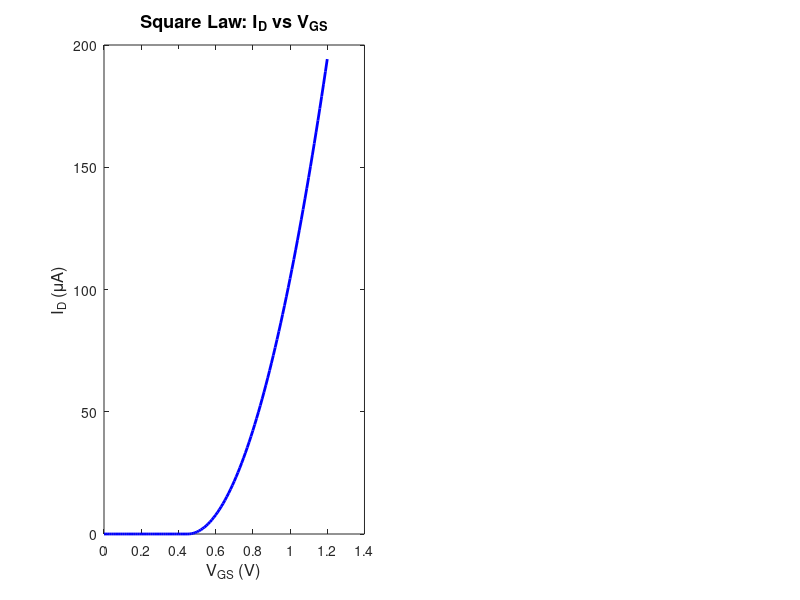

Write the MATLAB code that produced this figure. (Note: this script raises an error after producing the figure.)
%% ========================================================================
%  MOSFET SIMULATION: Square Law vs BSIM Model Under Short-Channel Effects
%  Author  : Srilakshmi Badri Seshadri (230907134)
%  Project : Breakdown of Square Law MOS Model vs BSIM Model


clear; clc; close all;


%  GLOBAL DEVICE PARAMETERS (BSIM-inspired, 65 nm process node)

q       = 1.602e-19;        % Elementary charge [C]
eps0    = 8.854e-12;        % Permittivity of free space [F/m]
eps_si  = 11.7 * eps0;      % Silicon permittivity [F/m]
eps_ox  = 3.9  * eps0;      % SiO2 permittivity [F/m]
k_B     = 1.381e-23;        % Boltzmann constant [J/K]
T       = 300;              % Temperature [K]
Vt_th   = k_B * T / q;     % Thermal voltage ~0.02585 V

% Oxide & threshold
tox     = 2e-9;             % Gate oxide thickness [m] (2 nm, 65-nm node)
Cox     = eps_ox / tox;     % Oxide capacitance per unit area [F/m^2]
Vth0    = 0.45;             % Long-channel threshold voltage [V]
W       = 1e-6;             % Width [m]

% Mobility
mu_n0   = 0.04;             % Low-field electron mobility [m^2/V·s] (400 cm^2/Vs)
theta   = 1.2;              % Mobility degradation coefficient [1/V]

% Velocity saturation
vsat    = 1e5;              % Saturation velocity [m/s]  (1e7 cm/s)
Ecrit   = vsat / mu_n0;    % Critical electric field [V/m]

% BSIM short-channel parameters
Xj      = 20e-9;            % Junction depth [m]
lambda0 = 0.05;             % Output conductance parameter (long-channel)

% Subthreshold parameters
n_id    = 1.3;              % Ideality factor (long channel)
n_id_sc = 1.8;              % Ideality (short channel, DIBL degrades SS)

% DIBL parameters
DIBL_coeff = 0.35;          % Empirical DIBL coefficient [V/V]
L_ref      = 100e-9;        % Reference length for DIBL scaling [m]

% Channel lengths to simulate
L_vals  = [1000 500 250 100 65 45] * 1e-9;   % [m]
L_nm    = L_vals * 1e9;                        % [nm] for labels
colors  = lines(length(L_vals));

% Voltage sweeps
Vgs_range   = 0 : 0.01 : 1.2;   % [V]
Vds_lin     = 0 : 0.01 : 1.2;   % [V]
Vds_low     = 0.05;              % Low Vds for DIBL extraction
Vds_high    = 1.0;               % High Vds for DIBL extraction



%  5.1 — LONG-CHANNEL SQUARE LAW: Id-Vgs and Id-Vds

fprintf('==> Plotting Section 5.1: Square Law MOSFET\n');

L_long  = 1000e-9;   % 1 µm long channel
mu_n    = mu_n0;     % no mobility degradation for ideal model

figure('Name','5.1 Square Law - Id-Vgs','NumberTitle','off',...
       'Position',[50 50 700 500]);

% Id-Vgs (Vds = 1.0 V, saturation)
Vds_fixed = 1.0;
Id_sq = zeros(size(Vgs_range));
for i = 1:length(Vgs_range)
    Vgs = Vgs_range(i);
    Vov = Vgs - Vth0;
    if Vov <= 0
        Id_sq(i) = 0;
    elseif Vds_fixed >= Vov   % saturation
        Id_sq(i) = 0.5 * mu_n * Cox * (W/L_long) * Vov^2;
    else                       % linear
        Id_sq(i) = mu_n * Cox * (W/L_long) * ((Vov)*Vds_fixed - 0.5*Vds_fixed^2);
    end
end

subplot(1,2,1);
plot(Vgs_range, Id_sq*1e6, 'b-', 'LineWidth', 2);
xlabel('V_{GS} (V)','FontSize',12);
ylabel('I_D (\muA)','FontSize',12);
title('Square Law: I_D vs V_{GS}','FontSize',13,'FontWeight','bold');
subtitle(sprintf('L = %d nm, V_{DS} = %.1f V', L_long*1e9, Vds_fixed));
grid on; box on;
xline(Vth0,'r--','V_{th}','LabelVerticalAlignment','bottom','FontSize',10);
legend('I_D (Square Law)','Location','northwest');

% Id-Vds family (square law)
subplot(1,2,2);
Vgs_family = [0.4 0.6 0.8 1.0 1.2];
hold on;
for v = 1:length(Vgs_family)
    Vgs   = Vgs_family(v);
    Vov   = Vgs - Vth0;
    Id_vds = zeros(size(Vds_lin));
    for i = 1:length(Vds_lin)
        Vds = Vds_lin(i);
        if Vov <= 0
            Id_vds(i) = 0;
        elseif Vds < Vov
            Id_vds(i) = mu_n*Cox*(W/L_long)*((Vov)*Vds - 0.5*Vds^2);
        else
            Id_vds(i) = 0.5*mu_n*Cox*(W/L_long)*Vov^2*(1+lambda0*(Vds-Vov));
        end
    end
    plot(Vds_lin, Id_vds*1e6, 'LineWidth', 2, 'DisplayName', ...
         sprintf('V_{GS} = %.1f V', Vgs));
end
xlabel('V_{DS} (V)','FontSize',12);
ylabel('I_D (\muA)','FontSize',12);
title('Square Law: I_D vs V_{DS}','FontSize',13,'FontWeight','bold');
subtitle(sprintf('L = %d nm', L_long*1e9));
legend('Location','southeast','FontSize',9);
grid on; box on;

sgtitle('Section 5.1: Long-Channel Square-Law MOSFET','FontSize',14,...
        'FontWeight','bold');

%  5.3 — Id-Vgs CHARACTERISTICS (Multiple channel lengths, BSIM-style)

fprintf('==> Plotting Section 5.3: Id-Vgs Multi-Length\n');

figure('Name','5.3 Id-Vgs Multi-Length','NumberTitle','off',...
       'Position',[50 600 800 500]);
hold on;

Id_linear_all = zeros(length(L_vals), length(Vgs_range));  % store for later

for k = 1:length(L_vals)
    L      = L_vals(k);
    Vth_k  = Vth_bsim(Vth0, L, Xj, Vds_low, DIBL_coeff, L_ref);
    Id_arr = zeros(size(Vgs_range));
    for i = 1:length(Vgs_range)
        Id_arr(i) = Id_bsim(Vgs_range(i), Vds_high, Vth_k, L, W, ...
                            mu_n0, Cox, theta, vsat, lambda0);
    end
    Id_linear_all(k,:) = Id_arr;
    plot(Vgs_range, Id_arr*1e6, 'Color', colors(k,:), 'LineWidth', 2, ...
         'DisplayName', sprintf('L = %d nm', round(L_nm(k))));
end

% Overlay square law for comparison
plot(Vgs_range, Id_sq*1e6, 'k--', 'LineWidth', 1.5, ...
     'DisplayName', 'Square Law (L=1µm)');

xlabel('V_{GS} (V)','FontSize',12);
ylabel('I_D (\muA)','FontSize',12);
title('Section 5.3: I_D–V_{GS} Characteristics vs Channel Length','FontSize',13,...
      'FontWeight','bold');
subtitle(sprintf('V_{DS} = %.1f V, W = 1 µm', Vds_high));
legend('Location','northwest','FontSize',9);
grid on; box on;
xlim([0 1.2]); ylim([0 inf]);


%  5.4 — LOG(Id)-Vgs PLOT & SUBTHRESHOLD SLOPE EXTRACTION

fprintf('==> Plotting Section 5.4: Log(Id)-Vgs & Subthreshold Slope\n');

figure('Name','5.4 Log(Id)-Vgs','NumberTitle','off',...
       'Position',[850 50 800 500]);

% Build subthreshold + above-threshold current (BSIM-like with subVT)
Vgs_fine = -0.1 : 0.005 : 1.2;
hold on;

SS_vals = zeros(1, length(L_vals));   % Subthreshold slope per length

for k = 1:length(L_vals)
    L     = L_vals(k);
    % DIBL shifts Vth at Vds_high
    Vth_k = Vth_bsim(Vth0, L, Xj, Vds_high, DIBL_coeff, L_ref);
    % Effective ideality factor degrades with short channel
    n_eff = n_id + (n_id_sc - n_id) * (1 - min(L/L_vals(1),1));
    SS_vals(k) = n_eff * Vt_th * log(10) * 1000;  % mV/dec

    Id_log = zeros(size(Vgs_fine));
    for i = 1:length(Vgs_fine)
        Vgs = Vgs_fine(i);
        % Subthreshold component
        Id_sub = (W/L) * mu_n0 * Cox * (n_eff-1) * Vt_th^2 * ...
                  exp((Vgs - Vth_k)/(n_eff * Vt_th)) * ...
                  (1 - exp(-Vds_high / Vt_th));
        % Above-threshold component
        Id_above = Id_bsim(Vgs, Vds_high, Vth_k, L, W, ...
                           mu_n0, Cox, theta, vsat, lambda0);
        Id_log(i) = Id_sub + Id_above;
    end
    Id_log = max(Id_log, 1e-18);  % floor for log
    semilogy(Vgs_fine, Id_log, 'Color', colors(k,:), 'LineWidth', 2, ...
             'DisplayName', sprintf('L=%d nm, SS≈%.0f mV/dec', ...
             round(L_nm(k)), SS_vals(k)));
end

xlabel('V_{GS} (V)','FontSize',12);
ylabel('I_D (A)','FontSize',12);
title('Section 5.4: log(I_D)–V_{GS}: Subthreshold Region','FontSize',13,...
      'FontWeight','bold');
subtitle(sprintf('V_{DS} = %.1f V — SS degrades with L scaling', Vds_high));
legend('Location','southeast','FontSize',9);
grid on; box on;
ylim([1e-16 1e-3]);

% ---- Subthreshold Slope bar chart ----
figure('Name','5.4 Subthreshold Slope vs L','NumberTitle','off',...
       'Position',[850 600 600 400]);
bar(1:length(L_vals), SS_vals, 'FaceColor',[0.2 0.6 0.9],'EdgeColor','k');
yline(60,'r--','Ideal Limit (60 mV/dec)','LabelHorizontalAlignment','left',...
      'FontSize',10,'LineWidth',1.5);
set(gca,'XTickLabel', arrayfun(@(x) sprintf('%d nm',x), round(L_nm),...
    'UniformOutput',false));
xlabel('Channel Length','FontSize',12);
ylabel('Subthreshold Slope (mV/dec)','FontSize',12);
title('Section 5.4: Subthreshold Slope vs Channel Length','FontSize',13,...
      'FontWeight','bold');
grid on; ylim([50 120]);


%  5.5 — VELOCITY SATURATION (Id-Vds & Id-Vgs: short vs long channel)

fprintf('==> Plotting Section 5.5: Velocity Saturation\n');

figure('Name','5.5 Velocity Saturation','NumberTitle','off',...
       'Position',[50 50 1100 500]);


subplot(1,2,1);
L_long_vs  = 1000e-9;
L_short_vs = 65e-9;
Vth_long   = Vth_bsim(Vth0, L_long_vs,  Xj, Vds_high, DIBL_coeff, L_ref);
Vth_short  = Vth_bsim(Vth0, L_short_vs, Xj, Vds_high, DIBL_coeff, L_ref);

Id_long_vgs  = zeros(size(Vgs_range));
Id_short_vgs = zeros(size(Vgs_range));
Id_sq_vsat   = zeros(size(Vgs_range));   % square law (no vsat)

for i = 1:length(Vgs_range)
    Vgs = Vgs_range(i);
    Id_long_vgs(i)  = Id_bsim(Vgs, Vds_high, Vth_long,  L_long_vs,  W,...
                               mu_n0, Cox, theta, vsat, lambda0);
    Id_short_vgs(i) = Id_bsim(Vgs, Vds_high, Vth_short, L_short_vs, W,...
                               mu_n0, Cox, theta, vsat, lambda0);
    % Square law (no velocity sat)
    Vov = Vgs - Vth0;
    if Vov > 0
        Id_sq_vsat(i) = 0.5*mu_n0*Cox*(W/L_long_vs)*Vov^2;
    end
end

hold on;
plot(Vgs_range, Id_sq_vsat*1e6,  'k--', 'LineWidth',1.5,'DisplayName','Square Law (L=1µm)');
plot(Vgs_range, Id_long_vgs*1e6, 'b-',  'LineWidth',2,  'DisplayName','BSIM L=1000 nm');
plot(Vgs_range, Id_short_vgs*1e6,'r-',  'LineWidth',2,  'DisplayName','BSIM L=65 nm');

xlabel('V_{GS} (V)','FontSize',12);
ylabel('I_D (\muA)','FontSize',12);
title('Velocity Saturation: I_D vs V_{GS}','FontSize',12,'FontWeight','bold');
subtitle('Quadratic→Linear transition in short-channel');
legend('Location','northwest','FontSize',9); grid on; box on;

% Annotate exponent change
Vov_annot = 0.9 - Vth_short;
if Vov_annot > 0
    text(0.85, Id_short_vgs(end)*1e6*0.7, '\alpha \approx 1 (velocity sat.)',...
         'Color','r','FontSize',10,'FontAngle','italic');
    text(0.85, Id_long_vgs(end)*1e6*0.6,  '\alpha \approx 2 (square law)',...
         'Color','b','FontSize',10,'FontAngle','italic');
end


subplot(1,2,2);
hold on;
Vgs_test = 1.0;
for k = [1 3 5 6]   % Select a few lengths
    L     = L_vals(k);
    Vth_k = Vth_bsim(Vth0, L, Xj, 0, DIBL_coeff, L_ref);
    Id_vd = zeros(size(Vds_lin));
    for i = 1:length(Vds_lin)
        Id_vd(i) = Id_bsim(Vgs_test, Vds_lin(i), Vth_k, L, W, ...
                            mu_n0, Cox, theta, vsat, lambda0);
    end
    plot(Vds_lin, Id_vd*1e6, 'Color', colors(k,:), 'LineWidth', 2,...
         'DisplayName', sprintf('L = %d nm', round(L_nm(k))));
end
% Square law Id-Vds for reference
Vov_ref = Vgs_test - Vth0;
Id_sq_vds = zeros(size(Vds_lin));
for i = 1:length(Vds_lin)
    Vds = Vds_lin(i);
    if Vov_ref <= 0
        Id_sq_vds(i) = 0;
    elseif Vds < Vov_ref
        Id_sq_vds(i) = mu_n0*Cox*(W/L_long_vs)*((Vov_ref)*Vds - 0.5*Vds^2);
    else
        Id_sq_vds(i) = 0.5*mu_n0*Cox*(W/L_long_vs)*Vov_ref^2*(1+lambda0*(Vds-Vov_ref));
    end
end
plot(Vds_lin, Id_sq_vds*1e6, 'k--', 'LineWidth', 1.5, 'DisplayName', 'Square Law (L=1µm)');

xlabel('V_{DS} (V)','FontSize',12);
ylabel('I_D (\muA)','FontSize',12);
title('Velocity Saturation: I_D vs V_{DS}','FontSize',12,'FontWeight','bold');
subtitle(sprintf('V_{GS} = %.1f V — saturation occurs at lower V_{DS} for short L', Vgs_test));
legend('Location','southeast','FontSize',9); grid on; box on;

sgtitle('Section 5.5: Velocity Saturation Effects','FontSize',14,'FontWeight','bold');


%  5.2 & 5.6 — Vth vs CHANNEL LENGTH (Threshold Voltage Roll-off)

fprintf('==> Plotting Section 5.2 & 5.6: Vth Roll-off vs L\n');

L_sweep  = logspace(-8, -6, 200);   % 10 nm to 1000 nm
Vth_low  = arrayfun(@(L) Vth_bsim(Vth0, L, Xj, Vds_low,  DIBL_coeff, L_ref), L_sweep);
Vth_high = arrayfun(@(L) Vth_bsim(Vth0, L, Xj, Vds_high, DIBL_coeff, L_ref), L_sweep);
Vth_sq   = Vth0 * ones(size(L_sweep));  % Square law: constant

figure('Name','5.6 Vth Roll-off','NumberTitle','off',...
       'Position',[50 50 750 520]);
semilogx(L_sweep*1e9, Vth_sq,   'k--',  'LineWidth', 1.5, 'DisplayName','Square Law (constant)');
hold on;
semilogx(L_sweep*1e9, Vth_low,  'b-',   'LineWidth', 2,   'DisplayName', ...
         sprintf('BSIM: V_{DS}=%.2f V (low)', Vds_low));
semilogx(L_sweep*1e9, Vth_high, 'r-',   'LineWidth', 2,   'DisplayName', ...
         sprintf('BSIM: V_{DS}=%.1f V (high, DIBL)', Vds_high));

% Mark the simulated L points
for k = 1:length(L_vals)
    Vth_pt_lo = Vth_bsim(Vth0, L_vals(k), Xj, Vds_low,  DIBL_coeff, L_ref);
    Vth_pt_hi = Vth_bsim(Vth0, L_vals(k), Xj, Vds_high, DIBL_coeff, L_ref);
    semilogx(L_nm(k), Vth_pt_lo, 'bs', 'MarkerSize', 8, 'MarkerFaceColor','b','HandleVisibility','off');
    semilogx(L_nm(k), Vth_pt_hi, 'r^', 'MarkerSize', 8, 'MarkerFaceColor','r','HandleVisibility','off');
end

xlabel('Channel Length L (nm)','FontSize',12);
ylabel('Threshold Voltage V_{th} (V)','FontSize',12);
title('Sections 5.2 & 5.6: Threshold Voltage Roll-off vs Channel Length','FontSize',13,...
      'FontWeight','bold');
subtitle('Symbols = simulated nodes; curves = analytical BSIM model');
legend('Location','southwest','FontSize',10);
grid on; box on;
xlim([10 1100]);
ylim([0 0.6]);

% Annotate roll-off region



%  5.7 — DIBL ANALYSIS (DIBL vs Channel Length)

fprintf('==> Plotting Section 5.7: DIBL Analysis\n');

Vth_at_low  = arrayfun(@(L) Vth_bsim(Vth0, L, Xj, Vds_low,  DIBL_coeff, L_ref), L_sweep);
Vth_at_high = arrayfun(@(L) Vth_bsim(Vth0, L, Xj, Vds_high, DIBL_coeff, L_ref), L_sweep);
DIBL_sweep  = (Vth_at_low - Vth_at_high) / (Vds_high - Vds_low) * 1000;  % mV/V

DIBL_nodes  = zeros(1, length(L_vals));
for k = 1:length(L_vals)
    Vt_lo = Vth_bsim(Vth0, L_vals(k), Xj, Vds_low,  DIBL_coeff, L_ref);
    Vt_hi = Vth_bsim(Vth0, L_vals(k), Xj, Vds_high, DIBL_coeff, L_ref);
    DIBL_nodes(k) = (Vt_lo - Vt_hi) / (Vds_high - Vds_low) * 1000;
end

figure('Name','5.7 DIBL Analysis','NumberTitle','off',...
       'Position',[850 50 1100 500]);


subplot(1,2,1);
semilogx(L_sweep*1e9, DIBL_sweep, 'b-', 'LineWidth', 2, 'DisplayName','DIBL (mV/V)');
hold on;
semilogx(L_nm, DIBL_nodes, 'ro', 'MarkerSize', 9, 'MarkerFaceColor','r',...
         'DisplayName','Simulated nodes');
yline(100,'g--','100 mV/V limit','LabelHorizontalAlignment','left',...
      'FontSize',10,'LineWidth',1.5);
yline(200,'r--','200 mV/V (45 nm limit)','LabelHorizontalAlignment','left',...
      'FontSize',10,'LineWidth',1.5);

xlabel('Channel Length L (nm)','FontSize',12);
ylabel('DIBL (mV/V)','FontSize',12);
title('Section 5.7: DIBL vs Channel Length','FontSize',13,'FontWeight','bold');
subtitle(sprintf('DIBL = [V_{th}(V_{DS,lo}) - V_{th}(V_{DS,hi})] / \\DeltaV_{DS}'));
legend('Location','northeast','FontSize',9);
grid on; box on;


subplot(1,2,2);
Vth_lo_nodes = arrayfun(@(L) Vth_bsim(Vth0,L,Xj,Vds_low, DIBL_coeff,L_ref), L_vals);
Vth_hi_nodes = arrayfun(@(L) Vth_bsim(Vth0,L,Xj,Vds_high,DIBL_coeff,L_ref), L_vals);

x_bar = 1:length(L_vals);
bar(x_bar, [Vth_lo_nodes; Vth_hi_nodes]'*1000, 'grouped');
set(gca,'XTickLabel', arrayfun(@(x) sprintf('%d nm',x), round(L_nm),...
    'UniformOutput',false));
legend(sprintf('V_{DS} = %.2f V', Vds_low), sprintf('V_{DS} = %.1f V', Vds_high),...
       'Location','northeast','FontSize',9);
xlabel('Channel Length','FontSize',12);
ylabel('V_{th} (mV)','FontSize',12);
title('Section 5.7: V_{th} Shift Due to DIBL','FontSize',13,'FontWeight','bold');
subtitle('DIBL lowers V_{th} more severely at short L and high V_{DS}');
grid on; box on;


fprintf('==> Plotting Summary: Square Law vs BSIM\n');

figure('Name','Summary - Square Law vs BSIM','NumberTitle','off',...
       'Position',[50 50 1300 700]);

L_compare = 65e-9;
Vth_bsim65 = Vth_bsim(Vth0, L_compare, Xj, Vds_high, DIBL_coeff, L_ref);


Id_sq_comp = zeros(size(Vgs_range));
Id_bsim_comp = zeros(size(Vgs_range));
for i = 1:length(Vgs_range)
    Vgs = Vgs_range(i);
    Vov = Vgs - Vth0;
    if Vov > 0
        Id_sq_comp(i) = 0.5*mu_n0*Cox*(W/L_long)*Vov^2;
    end
    Id_bsim_comp(i) = Id_bsim(Vgs, Vds_high, Vth_bsim65, L_compare, W,...
                               mu_n0, Cox, theta, vsat, lambda0);
end

% --- Subplot 1: Id-Vgs ---
subplot(2,3,1);
plot(Vgs_range, Id_sq_comp*1e6,  'b--', 'LineWidth',2,'DisplayName','Square Law');
hold on;
plot(Vgs_range, Id_bsim_comp*1e6,'r-',  'LineWidth',2,'DisplayName','BSIM 65nm');
xlabel('V_{GS} (V)'); ylabel('I_D (\muA)');
title('I_D–V_{GS}: Linear Scale'); legend; grid on;
xline(Vth0,'b:','V_{th,SL}','FontSize',8);
xline(Vth_bsim65,'r:','V_{th,BSIM}','FontSize',8);

% --- Subplot 2: Log Id-Vgs ---
subplot(2,3,2);
n_eff65 = n_id + (n_id_sc-n_id)*(1-min(L_compare/L_vals(1),1));
Id_log65 = zeros(size(Vgs_fine));
for i = 1:length(Vgs_fine)
    Vgs = Vgs_fine(i);
    Id_sub = (W/L_compare)*mu_n0*Cox*(n_eff65-1)*Vt_th^2 * ...
              exp((Vgs-Vth_bsim65)/(n_eff65*Vt_th))*(1-exp(-Vds_high/Vt_th));
    Id_above = Id_bsim(Vgs, Vds_high, Vth_bsim65, L_compare, W,...
                       mu_n0, Cox, theta, vsat, lambda0);
    Id_log65(i) = max(Id_sub + Id_above, 1e-18);
end
Id_sq_log = zeros(size(Vgs_fine));
for i = 1:length(Vgs_fine)
    Vov = Vgs_fine(i)-Vth0;
    if Vov>0; Id_sq_log(i)=0.5*mu_n0*Cox*(W/L_long)*Vov^2; end
    Id_sq_log(i) = max(Id_sq_log(i),1e-18);
end
semilogy(Vgs_fine, Id_sq_log,'b--','LineWidth',2,'DisplayName','Square Law');
hold on;
semilogy(Vgs_fine, Id_log65,'r-','LineWidth',2,'DisplayName','BSIM 65nm');
xlabel('V_{GS} (V)'); ylabel('I_D (A)');
title('log(I_D)–V_{GS}: Subthreshold'); legend; grid on;
ylim([1e-16 1e-3]);

% --- Subplot 3: Id-Vds ---
subplot(2,3,3);
hold on;
for v = [2 4 5]
    Vgs_t = Vgs_family(v);
    Vov = Vgs_t - Vth0;
    Vth65_vds = Vth_bsim(Vth0, L_compare, Xj, 0, DIBL_coeff, L_ref);
    Id_s  = zeros(size(Vds_lin));
    Id_b  = zeros(size(Vds_lin));
    for i = 1:length(Vds_lin)
        if Vov<=0; Id_s(i)=0;
        elseif Vds_lin(i)<Vov
            Id_s(i)=mu_n0*Cox*(W/L_long)*((Vov)*Vds_lin(i)-0.5*Vds_lin(i)^2);
        else
            Id_s(i)=0.5*mu_n0*Cox*(W/L_long)*Vov^2*(1+lambda0*(Vds_lin(i)-Vov));
        end
        Id_b(i) = Id_bsim(Vgs_t, Vds_lin(i), Vth65_vds, L_compare, W,...
                          mu_n0, Cox, theta, vsat, lambda0);
    end
    plot(Vds_lin, Id_s*1e6,'--','LineWidth',1.5,...
         'DisplayName',sprintf('SL V_{GS}=%.1f',Vgs_t));
    plot(Vds_lin, Id_b*1e6,'-','LineWidth',1.5,...
         'DisplayName',sprintf('BSIM V_{GS}=%.1f',Vgs_t));
end
xlabel('V_{DS} (V)'); ylabel('I_D (\muA)');
title('I_D–V_{DS}: Square Law (--) vs BSIM (-)'); legend('FontSize',7); grid on;

% --- Subplot 4: Vth roll-off ---
subplot(2,3,4);
semilogx(L_sweep*1e9, Vth_sq,   'k--','LineWidth',1.5,'DisplayName','Square Law');
hold on;
semilogx(L_sweep*1e9, Vth_low,  'b-', 'LineWidth',2,'DisplayName','BSIM V_{DS,lo}');
semilogx(L_sweep*1e9, Vth_high, 'r-', 'LineWidth',2,'DisplayName','BSIM V_{DS,hi}');
xlabel('L (nm)'); ylabel('V_{th} (V)');
title('V_{th} Roll-off'); legend; grid on; xlim([10 1100]);

% --- Subplot 5: DIBL vs L ---
subplot(2,3,5);
semilogx(L_sweep*1e9, DIBL_sweep,'b-','LineWidth',2);
hold on;
semilogx(L_nm, DIBL_nodes,'ro','MarkerSize',8,'MarkerFaceColor','r');
yline(100,'g--','100 mV/V'); yline(200,'r--','200 mV/V');
xlabel('L (nm)'); ylabel('DIBL (mV/V)');
title('DIBL vs Channel Length'); grid on;

% --- Subplot 6: SS vs L ---
subplot(2,3,6);
bar(1:length(L_vals), SS_vals, 'FaceColor',[0.2 0.7 0.3]);
yline(60,'r--','Ideal 60 mV/dec','FontSize',9,'LineWidth',1.5);
set(gca,'XTickLabel',arrayfun(@(x) sprintf('%d',x),round(L_nm),'UniformOutput',false));
xlabel('Channel Length (nm)'); ylabel('SS (mV/dec)');
title('Subthreshold Slope vs L'); grid on;

sgtitle('SUMMARY: Square-Law Model vs BSIM — Short-Channel Effects',...
        'FontSize',15,'FontWeight','bold');


fprintf('\n=====================================================\n');
fprintf(' EXTRACTED DEVICE PARAMETERS TABLE\n');
fprintf('=====================================================\n');
fprintf('%-12s %-10s %-12s %-12s %-12s\n',...
        'L (nm)','Vth (V)','DIBL (mV/V)','SS (mV/dec)','Ion (µA)');
fprintf('-----------------------------------------------------\n');
for k = 1:length(L_vals)
    Vt_lo = Vth_bsim(Vth0, L_vals(k), Xj, Vds_low,  DIBL_coeff, L_ref);
    Vt_hi = Vth_bsim(Vth0, L_vals(k), Xj, Vds_high, DIBL_coeff, L_ref);
    D_val = (Vt_lo - Vt_hi)/(Vds_high-Vds_low)*1000;
    Ion   = Id_bsim(1.2, Vds_high, Vt_hi, L_vals(k), W, mu_n0, Cox,...
                    theta, vsat, lambda0)*1e6;
    fprintf('%-12.0f %-10.4f %-12.1f %-12.1f %-12.2f\n',...
            L_nm(k), Vt_hi, D_val, SS_vals(k), Ion);
end
fprintf('=====================================================\n\n');

fprintf('All simulations complete. %d figures generated.\n', length(findobj('Type','figure')));



function Vth = Vth_bsim(Vth0, L, Xj, Vds, DIBL_coeff, L_ref)

    delta_Vth_rolloff = 0.15 * (Xj / L) * (1 + Vds * 0.3);
    delta_Vth_rolloff = min(delta_Vth_rolloff, Vth0 * 0.85);  % cap

    % DIBL shift
    DIBL_factor = DIBL_coeff * (L_ref / L)^1.5;   % increases at short L
    DIBL_shift  = DIBL_factor * Vds;

    Vth = Vth0 - delta_Vth_rolloff - DIBL_shift;
    Vth = max(Vth, 0.01);  % physical floor
end

function Id = Id_bsim(Vgs, Vds, Vth, L, W, mu_n0, Cox, theta, vsat, lambda0)

    Vov = Vgs - Vth;
    if Vov <= 0
        Id = 0;
        return;
    end

    % Effective mobility with degradation
    mu_eff = mu_n0 / (1 + theta * Vov);

    % Velocity-saturation saturating Vds
    Ecrit  = vsat / mu_eff;
    Vdsat  = min(Vov, Ecrit * L);       % Vdsat limited by velocity sat
    Vds_eff = min(Vds, Vdsat);          % clamp Vds to Vdsat

    % Drain current (unified linear/saturation with velocity sat)
    Id_lin = mu_eff * Cox * (W/L) * (Vov * Vds_eff - 0.5 * Vds_eff^2) ...
             / (1 + Vds_eff / (Ecrit * L));

    % Output conductance (channel length modulation in saturation)
    if Vds > Vdsat
        lambda = lambda0 / (L * 1e6 + 0.01);  % lambda increases with shorter L
        lambda = min(lambda, 0.5);
        Id = Id_lin * (1 + lambda * (Vds - Vdsat));
    else
        Id = Id_lin;
    end

    Id = max(Id, 0);
end
